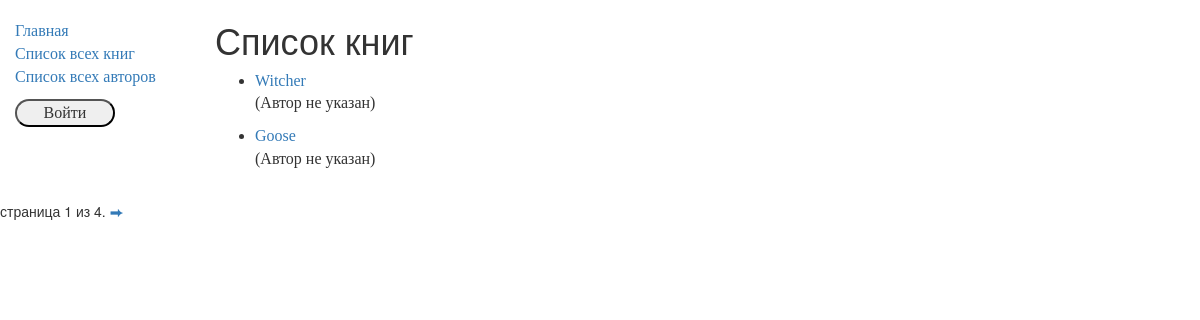
Page /catalog/books/ on the earlier database version.
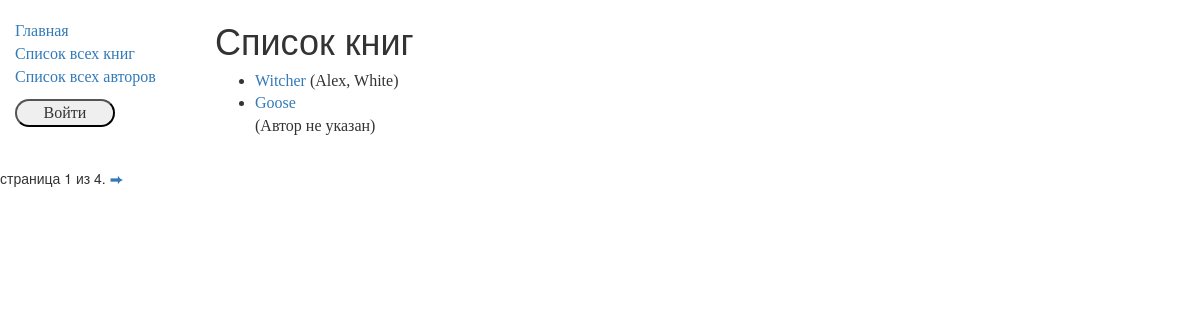
Same page on the later database version.
### catalog/models.py (models this page shows, shortened)
class Book(models.Model):
    title = models.CharField(max_length=200)
    author = models.ForeignKey('Author', on_delete=models.SET_NULL, null=True)
    summary = models.TextField(max_length=1000, help_text="Enter a brief description of the book")
    isbn = models.CharField('ISBN', max_length=13, help_text='13 Character <a href="https://www.isbn-international.org/content/what-isbn">ISBN number</a>')
    genre = models.ManyToManyField(Genre, help_text="Select a genre for this book")
    def display_genre(self):
        return ','.join([ genre.name for genre in self.genre.all()[:3]])
    display_genre.short_description = 'Genre'
    def get_absolute_url(self):
        return reverse('book-detail', args=[str(self.id)])

class Author(models.Model):
    first_name = models.CharField(max_length=100)
    last_name = models.CharField(max_length=100)
    date_of_birth = models.DateField(null=True, blank=True)
    date_of_death = models.DateField(null=True, blank=True)
    def __str__(self):
        return f'{self.last_name}, {self.first_name}'

### catalog/views.py (the view)
class BookListView(generic.ListView):
    model = Book
    paginate_by = 2
    def get_context_data(self, **kwargs):
        context = super(BookListView, self).get_context_data(**kwargs)
        context['some_data'] = 'This is just some data'
        return context

### catalog/templates/catalog/book_list.html
{% extends "base_generic.html" %}
{% block content %}
    <h1>Список книг</h1>
    {% if book_list %}
    <ul>
      {% for book in book_list %}
      <li>
        <a href="{{ book.get_absolute_url }}">{{ book.title }}</a> {% if book.author %} ({{book.author}})
          {% else %}
          <p>(Автор не указан)</p>
          {% endif %}
      </li>
      {% endfor %}
    </ul>
    {% else %}
      <p>Книг нет в библиотеке</p>
    {% endif %}
{% endblock %}

### catalog/templates/base_generic.html (shortened to what this page needs)
<!doctype html>
<html lang="en">
  <head>
    <link
      rel="stylesheet"
      href="https://maxcdn.bootstrapcdn.com/bootstrap/3.3.7/css/bootstrap.min.css" />
    {% load static %}
    <link rel="stylesheet" href="{% static 'css/styles.css' %}" />
  </head>
  <body>
    <div class="container-fluid">
      <div class="row">
        <div class="col-sm-2">
          {% block sidebar %}
            <ul class="sidebar-nav">
              <li><a href="{% url 'index' %}">Главная</a></li>
              <li><a href="{% url 'books' %}">Список всех книг</a></li>
              <li><a href="{% url 'authors' %}">Список всех авторов</a></li>
               {% if user.is_authenticated %}
                <li class="user">Вы вошли как: <span>{{ user.get_username }}</span></li>
        <li><a href="{% url 'my-borrowed' %}">Мои взятые книги</a></li>
                <li>
         <form method="post" action="{% url 'logout' %}">
    {% csrf_token %}
             <button>Выйти</button>
</form>
     </li>
   {% else %}
     <li> <form method="post" action="{% url 'login' %}">
             <button>Войти</button>
</form>
     </li>
   {% endif %}
  </ul>
          {% endblock %}
        </div>
        <div class="col-sm-10 ">{% block content %} {% endblock %}</div>
          {% block pagination %}
  {% if is_paginated %}
    <div class="pagination">
      <span class="page-links">
        <span class="page-current">
          страница {{ page_obj.number }} из {{ page_obj.paginator.num_pages }}.
        </span>
        {% if page_obj.has_next %}
          <a href="{{ request.path }}?page={{ page_obj.next_page_number }}">⮕</a>
        {% endif %}
      </span>
    </div>
  {% endif %}
{% endblock %}
      </div>
    </div>
  </body>
</html>

### catalog/static/css/styles.css (style rules this page uses)
.sidebar-nav { margin-top: 20px; padding: 0; list-style: none; }
ul > li { font-family: "Times New Roman"; font-size: 16px; }
form > button { margin: 10px 0 0 0; width: 100px; border-radius: 15px; font-family: "Comic Sans MS"; }

Differences in the rows shown:
changed Book "Witcher": author (not shown) → "Alex, White"; author_id "(Автор не указан)" → "( )"
